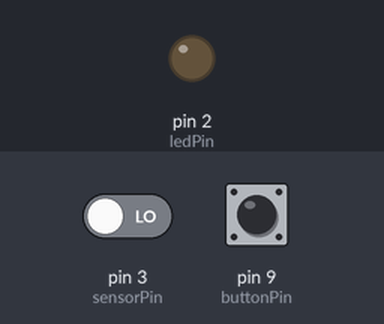
A sketch run on a simulated Arduino Uno, built with avr-gcc and run on an emulated ATmega328P. Parts: output pins drawn as LEDs (lit = HIGH). The test bench sets the inputs (shaded band); at power-on: pin 9 (buttonPin) LOW, pin 3 (sensorPin) LOW. What the sketch prints to the serial monitor is not drawn.

Above: at 1.2 s.
1.3 s: pin 9 (buttonPin) pulled HIGH for 0.15 s
At 2.4 s:
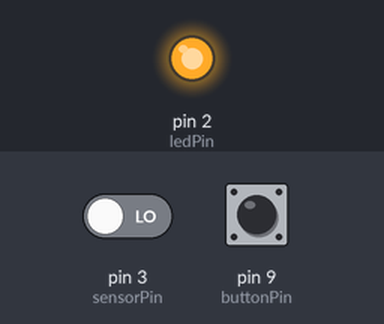
2.9 s: pin 3 (sensorPin) driven HIGH
At 3.6 s:
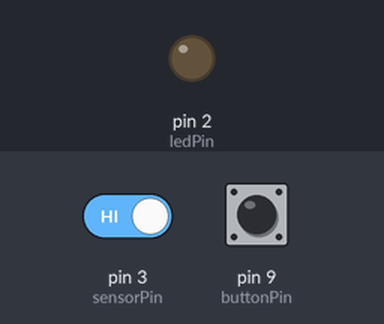
Timing chart, 0 to 5.9 s (numbered marks = the images above; inputs shaded):
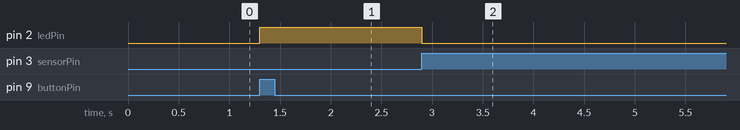

The sketch:

motion_sensor_project.ino
```cpp
int sensorVal;
int buttonPressed;
const int ledPin = 2;
const int sensorPin = 3;
const int buttonPin = 9;
void setup() {
  pinMode(ledPin, OUTPUT);
  pinMode(sensorPin, INPUT);
  pinMode(buttonPin, INPUT);
  Serial.begin(9600);

}


void loop() {
  sensorVal = digitalRead(sensorPin);
  buttonPressed = digitalRead(buttonPin);

  if (sensorVal == HIGH) {
    digitalWrite(ledPin, LOW);
    Serial.println(0);}
    else if( buttonPressed == HIGH) {
    digitalWrite(ledPin, HIGH);
    }
    }


    //} else {
    //digitalWrite(ledPin, HIGH);
    //Serial.println(1);
```

Measured:
- after the input at 1.3 s, pin 2 (ledPin): LOW → HIGH at once
- after the input at 2.9 s, pin 2 (ledPin): HIGH → LOW at once
